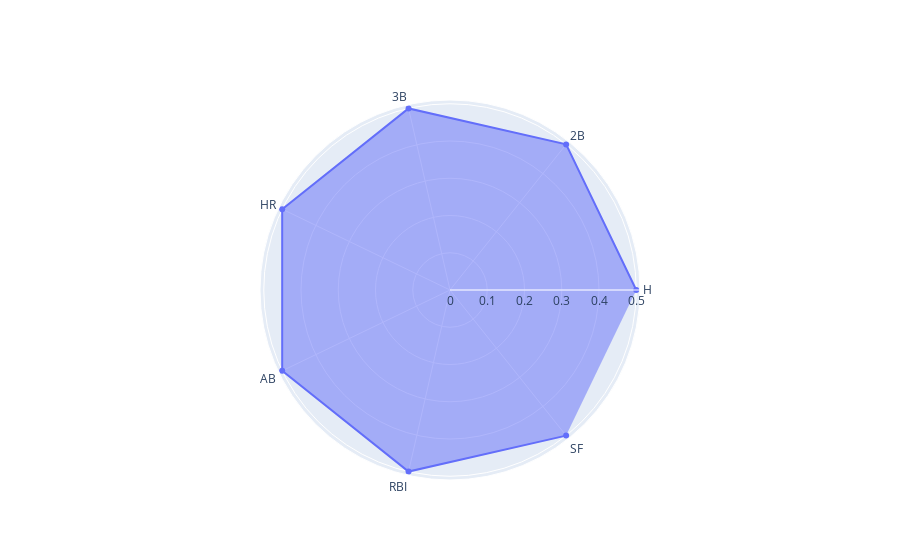
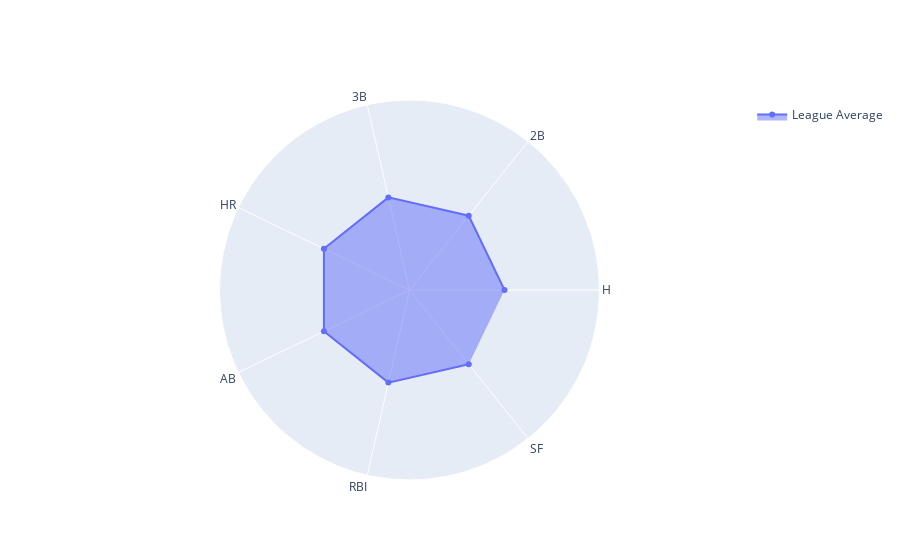

The notebook cell saved with these charts, in order:
### Code cell
# Build App

#radar average stuff
categories = ["H", "2B", "3B", "HR", "AB", "RBI", "SF"]
fig1=go.Figure()
fig1.add_trace(go.Scatterpolar(
    r=[0.5, 0.5,0.5, 0.5, 0.5, 0.5, 0.5],
    theta=categories,
    fill='toself',
    name="League Average"))
fig1.update_layout(
    polar=dict(
        radialaxis=dict(
            visible=False,
            range=[0,1])),
    showlegend=True)

fig3=go.Figure()
#app stuff
app = JupyterDash(__name__)
app.layout = html.Div([
    html.H1("SAL384 Project: Player Comparison App"),
    html.Label([
        "Player:",
        dcc.Input(
            id='name_input', type='text',
            placeholder='Enter Player Name'
            )
    ]),
    html.P('Radar Plot: Comparing 7 player batting statistic percentiles vs. league average (excl. Pitchers).'),
    html.P('Pie Chart: Displaying player hit type distribution.'),
    html.P('Scatter Plot: Comparing player slugging percentage against runs scored. Player selected highlighted in red.'),
        dcc.Graph(figure=fig1, id="fig1", style={'display':'inline-block', 'width':'40%'}),#radar 
        dcc.Graph(figure=fig3, id="fig3", style={'display': 'inline-block', 'width':'40%'}),#pie
        dcc.Graph(figure=fig2, id="fig2", 
             config={
                 'staticPlot':False,
                 'scrollZoom':True,
                 'doubleClick':'reset',
                 'showTips':True,
                 'displayModeBar':True,
                 'watermark':True
             })#scatter
])


@app.callback(
    Output('fig1', 'figure'),
    [Input("name_input", "value")]
)

def update_figure(Player):
    fig1=go.Figure()
    fig1.add_trace(go.Scatterpolar(
        r=[0.5, 0.5,0.5, 0.5, 0.5, 0.5, 0.5],
        theta=categories,
        fill='toself',
        name="League Average"))
    fig1.update_layout(
        polar=dict(
        radialaxis=dict(
        visible=False,
        range=[0,1])),
        showlegend=True)
    if(len(batting_data[batting_data['Name'] == Player]) > 0):
        x_row=batting_data[batting_data['Name'] == Player].index[0]
        player_hits=batting_data['H_percentile'][x_row]
        player_doubles=batting_data['2B_percentile'][x_row]
        player_triples=batting_data['3B_percentile'][x_row]
        player_hrs=batting_data['HR_percentile'][x_row]
        player_AB=batting_data['AB_percentile'][x_row]
        player_RBI=batting_data['RBI_percentile'][x_row]
        player_SF=batting_data['SF_percentile'][x_row]
        fig1.add_trace(go.Scatterpolar(
            r=[player_hits, player_doubles, player_triples, player_hrs, player_AB,
              player_RBI, player_SF],
            theta=categories,
            fill='toself',
            name=Player))
    return(fig1)

#Define callback to update graph
@app.callback(
    Output('fig2', 'figure'),
    [Input("name_input", "value")]
)

def update_scatter(Player):
    fig2=go.Figure()
    dff=batting_data
    if(len(batting_data[batting_data['Name'] == Player]) > 0):
        x_row=batting_data[batting_data['Name'] == Player].index[0]
        batting_data["Ind"] = (batting_data["Name"] == Player).astype(str)
        fig2=px.scatter(batting_data, x='SLG', y='R', hover_data=["Name", "Team", "Pos"], color="Ind")
        fig2.update_layout(showlegend=False)
    return(fig2)
#Run app and display result inline in the notebook
app.run_server(debug=True, use_reloader=False)

@app.callback(
    Output('fig3', 'figure'),
    [Input("name_input", "value")]
)

def update_pie(Player):
    if(len(batting_data[batting_data['Name'] == Player]) > 0):
        y_row=batting_data[batting_data['Name'] == Player].index[0]
        labels=['Singles', 'Doubles', 'Triples', 'Home Runs']
        values= [batting_data['Singles'][y_row], batting_data['2B'][y_row], batting_data['3B'][y_row], batting_data['HR'][y_row]]
        fig3=go.Figure(data=[go.Pie(labels=labels, values=values)])
        return(fig3)
app.run_server()

### Figure 1 — Plotly figure (JSON) as saved in the notebook; plotly's stock layout.template omitted (floating-point values rounded to 4 significant figures)
{"data": [{"fill": "toself", "name": "League Average", "r": [0.5, 0.5, 0.5, 0.5, 0.5, 0.5, 0.5], "theta": ["H", "2B", "3B", "HR", "AB", "RBI", "SF"], "type": "scatterpolar"}], "layout": {}}

### Figure 2 — Plotly figure (JSON) as saved in the notebook; plotly's stock layout.template omitted (floating-point values rounded to 4 significant figures)
{"data": [{"fill": "toself", "name": "League Average", "r": [0.5, 0.5, 0.5, 0.5, 0.5, 0.5, 0.5], "theta": ["H", "2B", "3B", "HR", "AB", "RBI", "SF"], "type": "scatterpolar"}], "layout": {"polar": {"radialaxis": {"range": [0, 1], "visible": false}}, "showlegend": true}}
